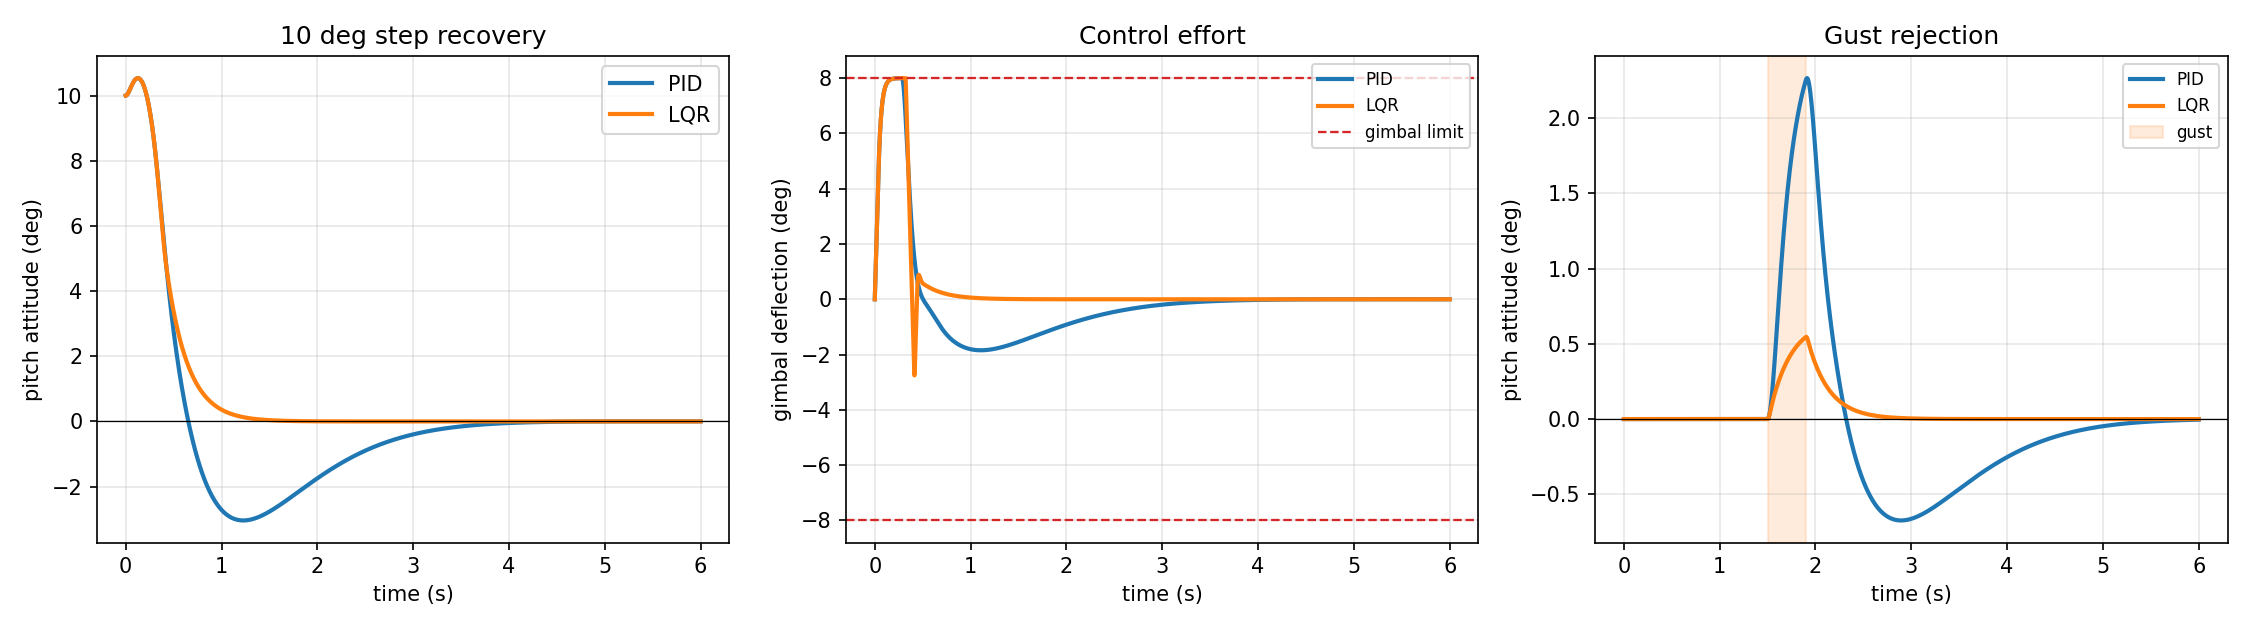

Write the Python code that produced this figure.
"""
Flight dynamics simulator - Step 6
Closed-loop attitude control. PID first, then LQR on a linearized model.

The vehicle so far is passively stable: fins drag the nose back into the
wind and that is the only thing holding attitude. Here we add a thrust
vector control gimbal and command the attitude directly.

WHY THIS IS HARDER THAN IT LOOKS
    A fin-stabilized rocket has a restoring moment that fights you. A
    TVC rocket generally does not - it is an inverted pendulum on a
    thrust vector, unstable open-loop, and the controller is the only
    thing keeping it pointed. Turn the loop off and it falls over. TEST 1
    demonstrates exactly that.

WHAT GETS MODELLED HONESTLY
    Real actuators are not ideal. Three limits matter and all three are
    here, because a controller tuned without them will look excellent in
    simulation and fail on hardware:
      - deflection limit      (the gimbal only moves so far)
      - rate limit            (it only moves so fast)
      - first-order lag       (it does not move instantly)
    TEST 4 shows a gain that is stable with an ideal actuator going
    unstable once the lag is included.

Run:  python step6_control.py
"""

import numpy as np
import matplotlib.pyplot as plt

G0 = 9.80665


# ======================================================================
# Plant: pitch-plane rigid body on a gimballed motor
# ======================================================================
# Reduced to the pitch plane, which is where control design actually
# happens. State:
#
#   [0] theta      pitch attitude          (rad)
#   [1] theta_dot  pitch rate              (rad/s)
#   [2] delta      actual gimbal angle     (rad)
#
# The gimbal is a state, not an input, because it lags the command.

class Vehicle:
    def __init__(self, mass=25.0, inertia=12.0, thrust=600.0,
                 l_gimbal=1.10, l_cp=-0.30, cn_alpha=11.0,
                 area=0.0230, rho=1.150, speed=90.0):
        self.mass = mass
        self.inertia = inertia          # pitch inertia about CG, kg m^2
        self.thrust = thrust            # N
        self.l_gimbal = l_gimbal        # CG to gimbal, m (positive = aft)
        self.l_cp = l_cp                # CG to CP, m (negative = CP fwd, unstable)
        self.cn_alpha = cn_alpha
        self.area = area
        self.rho = rho
        self.speed = speed

    @property
    def q_dyn(self):
        return 0.5 * self.rho * self.speed ** 2

    @property
    def control_authority(self):
        """Angular acceleration per radian of gimbal, 1/s^2."""
        return self.thrust * self.l_gimbal / self.inertia

    @property
    def aero_moment(self):
        """
        Angular acceleration per radian of attitude error, 1/s^2.

        Positive means DEstabilizing. With the CP forward of the CG this is
        positive, and the open-loop system has a real positive eigenvalue -
        an inverted pendulum.
        """
        return -(self.q_dyn * self.area * self.cn_alpha * self.l_cp) / self.inertia

    def open_loop_eigenvalues(self):
        """Eigenvalues of the 2-state attitude dynamics, ignoring actuator."""
        A = np.array([[0.0, 1.0], [self.aero_moment, 0.0]])
        return np.linalg.eigvals(A)

    def state_matrices(self, tau):
        """
        Continuous-time A, B for the 3-state plant including actuator lag.

            theta_ddot = aero_moment * theta - control_authority * delta
            delta_dot  = (delta_cmd - delta) / tau
        """
        A = np.array([
            [0.0, 1.0, 0.0],
            [self.aero_moment, 0.0, -self.control_authority],
            [0.0, 0.0, -1.0 / tau],
        ])
        B = np.array([[0.0], [0.0], [1.0 / tau]])
        return A, B


class Actuator:
    """Gimbal with deflection limit, rate limit, and first-order lag."""

    def __init__(self, max_deflection_deg=8.0, max_rate_deg_s=120.0,
                 tau=0.030, ideal=False):
        self.max_deflection = np.radians(max_deflection_deg)
        self.max_rate = np.radians(max_rate_deg_s)
        self.tau = tau
        self.ideal = ideal

    def clamp(self, delta_cmd):
        return float(np.clip(delta_cmd, -self.max_deflection,
                             self.max_deflection))

    def derivative(self, delta, delta_cmd):
        """
        Rate of change of actual deflection toward the commanded one.

        An earlier version modelled the ideal actuator as a 1 microsecond
        time constant. That is a stiff ODE - eigenvalue -1e6 against a 1 ms
        timestep - and RK4 cannot integrate it. The ideal case appeared to
        diverge at every gain, which looked like a physics result and was
        pure numerical blowup. The ideal actuator is now handled by setting
        the deflection directly rather than integrating toward it.
        """
        rate = (self.clamp(delta_cmd) - delta) / self.tau
        return float(np.clip(rate, -self.max_rate, self.max_rate))


# ======================================================================
# Controllers
# ======================================================================

class PID:
    def __init__(self, kp, ki, kd, integral_limit=0.5):
        self.kp, self.ki, self.kd = kp, ki, kd
        self.integral_limit = integral_limit
        self.reset()

    def reset(self):
        self.integral = 0.0

    def command(self, error, error_rate, dt):
        # Clamping the integral is not optional. Without it, a saturated
        # actuator lets the integral wind up and the vehicle overshoots
        # wildly on recovery.
        self.integral = float(np.clip(self.integral + error * dt,
                                      -self.integral_limit,
                                      self.integral_limit))
        return self.kp * error + self.ki * self.integral + self.kd * error_rate


class LQR:
    """
    Infinite-horizon LQR. Solves the continuous algebraic Riccati equation
    by integrating the Riccati differential equation backwards to steady
    state - no scipy needed, and it makes the mechanism visible.

    LQR is not magic. It trades state error against control effort using
    weights you choose, so the design work moves from tuning three gains by
    feel to picking Q and R by what you actually care about.
    """

    def __init__(self, A, B, Q, R):
        self.K = self._solve(A, B, Q, R)

    @staticmethod
    def _solve(A, B, Q, R, dt=1e-4, max_steps=200000, tol=1e-11):
        P = np.array(Q, dtype=float)
        Rinv = np.linalg.inv(np.atleast_2d(R))
        for i in range(max_steps):
            P_dot = A.T @ P + P @ A - P @ B @ Rinv @ B.T @ P + Q
            step = dt * P_dot
            P = P + step
            # Convergence on the increment, checked every step. Cheap for a
            # 3x3 and it stops as soon as the Riccati equation balances.
            if np.max(np.abs(step)) < tol * dt / 1e-4:
                break
        else:
            raise RuntimeError("Riccati iteration did not converge")
        return Rinv @ B.T @ P

    def command(self, state):
        return float(np.ravel(-(self.K @ state))[0])


# ======================================================================
# Simulation
# ======================================================================

def simulate(vehicle, actuator, controller, theta0_deg=10.0,
             t_end=6.0, dt=0.001, disturbance=None, kind="pid",
             target_deg=0.0):
    theta = np.radians(theta0_deg)
    theta_dot = 0.0
    delta = 0.0
    target = np.radians(target_deg)

    if kind == "pid":
        controller.reset()

    n = int(t_end / dt)
    log = np.zeros((n + 1, 5))   # t, theta, theta_dot, delta, delta_cmd

    for i in range(n + 1):
        t = i * dt
        # Sign convention matters here and it is easy to get backwards.
        # The plant is  theta_ddot = aero*theta - authority*delta, so a
        # POSITIVE gimbal deflection produces a NEGATIVE pitch moment. To
        # correct a positive attitude error we therefore need a positive
        # delta, which means the error fed to the controller is
        # (theta - target), not (target - theta). Getting this backwards
        # turns the loop into positive feedback and the vehicle departs
        # faster than it would with no controller at all.
        error = theta - target

        if kind == "pid":
            delta_cmd = controller.command(error, theta_dot, dt)
        else:
            delta_cmd = controller.command(np.array([theta - target,
                                                     theta_dot, delta]))

        log[i] = [t, theta, theta_dot, delta, delta_cmd]
        if i == n:
            break

        dist = disturbance(t) if disturbance else 0.0

        def deriv(state):
            th, thd, dl = state
            if actuator.ideal:
                dl = actuator.clamp(delta_cmd)     # no lag: tracks exactly
            thdd = (vehicle.aero_moment * th
                    - vehicle.control_authority * dl
                    + dist)
            ddl = 0.0 if actuator.ideal else actuator.derivative(dl, delta_cmd)
            return np.array([thd, thdd, ddl])

        s = np.array([theta, theta_dot, delta])
        k1 = deriv(s)
        k2 = deriv(s + dt / 2 * k1)
        k3 = deriv(s + dt / 2 * k2)
        k4 = deriv(s + dt * k3)
        theta, theta_dot, delta = s + dt / 6 * (k1 + 2 * k2 + 2 * k3 + k4)
        if actuator.ideal:
            delta = actuator.clamp(delta_cmd)
        delta = float(np.clip(delta, -actuator.max_deflection,
                              actuator.max_deflection))

    return log


def metrics(log, target_deg=0.0):
    t = log[:, 0]
    theta = np.degrees(log[:, 1])
    target = target_deg
    err = np.abs(theta - target)
    initial = abs(theta[0] - target)

    band = max(0.02 * initial, 0.1)
    settled = float("nan")          # nan = never settled inside the window
    for i in range(len(t) - 1, -1, -1):
        if err[i] > band:
            if i + 1 < len(t):
                settled = t[i + 1]
            break
    else:
        settled = t[0]

    overshoot = 0.0
    if initial > 1e-9:
        beyond = theta - target
        if beyond[0] > 0:
            overshoot = max(0.0, -beyond.min()) / initial * 100
        else:
            overshoot = max(0.0, beyond.max()) / initial * 100

    return dict(settling_time=settled,
                overshoot_pct=overshoot,
                max_gimbal_deg=np.degrees(np.abs(log[:, 3]).max()),
                final_error_deg=err[-1],
                diverged=bool(err[-1] > initial or not np.isfinite(err[-1])))


# ======================================================================
# TESTS
# ======================================================================

def test_open_loop_unstable():
    """The plant must be unstable, otherwise the controller proves nothing."""
    print("TEST 1 - open-loop plant is unstable (inverted pendulum)")
    v = Vehicle()
    eig = v.open_loop_eigenvalues()
    print(f"  aero moment coefficient : {v.aero_moment:+.3f} 1/s^2  "
          f"(positive = destabilizing)")
    print(f"  open-loop eigenvalues   : {eig[0]:+.4f}, {eig[1]:+.4f}")
    print(f"  time to double amplitude: {np.log(2)/max(eig.real):.3f} s")

    # Let it run with the loop open.
    zero = PID(0, 0, 0)
    log = simulate(v, Actuator(), zero, theta0_deg=2.0, t_end=3.0)
    print(f"  2 deg initial tilt -> {np.degrees(log[-1,1]):.1f} deg after 3 s")
    assert max(eig.real) > 0, "plant should have an unstable eigenvalue"
    assert abs(np.degrees(log[-1, 1])) > 20, "should diverge without control"
    print("  PASS - it falls over on its own, so the loop is doing real work\n")


def test_pid_stabilizes():
    print("TEST 2 - PID holds attitude")
    v = Vehicle()
    # kp must exceed aero_moment/control_authority = 0.54 for static
    # stability. kp=6 commands 60 deg of gimbal on a 10 deg error and
    # spends the whole transient saturated against an 8 deg limit.
    pid = PID(kp=1.5, ki=0.9, kd=0.35)
    log = simulate(v, Actuator(), pid, theta0_deg=10.0, t_end=6.0)
    m = metrics(log)
    st = m["settling_time"]
    print(f"  settling time (2%)   : "
          + ("did not settle in window" if np.isnan(st) else f"{st:.3f} s"))
    print(f"  overshoot            : {m['overshoot_pct']:.1f} %")
    print(f"  peak gimbal          : {m['max_gimbal_deg']:.2f} deg "
          f"of 8.00 available")
    print(f"  final error          : {m['final_error_deg']:.4f} deg")
    assert not m["diverged"], "PID should stabilize"
    assert m["final_error_deg"] < 0.5, "should settle near zero"
    print("  PASS\n")
    return log


def test_lqr_stabilizes():
    print("TEST 3 - LQR on the linearized plant")
    v = Vehicle()
    act = Actuator()
    A, B = v.state_matrices(act.tau)

    # Q penalizes state error, R penalizes control effort. Weighting
    # attitude 100x rate says "I care about pointing, not about how
    # smoothly I get there."
    Q = np.diag([400.0, 20.0, 1.0])
    R = np.array([[1.0]])
    lqr = LQR(A, B, Q, R)
    print(f"  gain matrix K        : [{lqr.K[0,0]:7.3f} {lqr.K[0,1]:7.3f} "
          f"{lqr.K[0,2]:7.3f}]")

    closed = A - B @ lqr.K
    eig = np.linalg.eigvals(closed)
    print(f"  closed-loop eigenvalues:")
    for e in eig:
        print(f"      {e:+.4f}")
    assert np.all(np.real(eig) < 0), "closed loop must be stable"

    log = simulate(v, act, lqr, theta0_deg=10.0, t_end=6.0, kind="lqr")
    m = metrics(log)
    st = m["settling_time"]
    print(f"  settling time (2%)   : "
          + ("did not settle in window" if np.isnan(st) else f"{st:.3f} s"))
    print(f"  overshoot            : {m['overshoot_pct']:.1f} %")
    print(f"  peak gimbal          : {m['max_gimbal_deg']:.2f} deg")
    assert not m["diverged"], "LQR should stabilize"
    print("  PASS\n")
    return log


def test_actuator_lag_matters():
    """
    The point of this test: a gain that looks fine with a perfect actuator
    can be unstable with a real one. Neglecting lag is how a controller
    passes simulation and breaks hardware.
    """
    print("TEST 4 - actuator lag changes what is stable")
    v = Vehicle()
    print(f"  {'kp':>6} {'ideal actuator':>18} {'30 ms lag':>18}")

    found_divergence = False
    for kp in [2.0, 10.0, 30.0, 60.0, 120.0, 240.0]:
        ideal = simulate(v, Actuator(ideal=True), PID(kp, 0.0, 1.6),
                         theta0_deg=5.0, t_end=5.0)
        real = simulate(v, Actuator(tau=0.030), PID(kp, 0.0, 1.6),
                        theta0_deg=5.0, t_end=5.0)
        mi, mr = metrics(ideal), metrics(real)
        si = "diverged" if mi["diverged"] else f"{mi['final_error_deg']:.3f} deg"
        sr = "diverged" if mr["diverged"] else f"{mr['final_error_deg']:.3f} deg"
        print(f"  {kp:>6.1f} {si:>18} {sr:>18}")
        if not mi["diverged"] and mr["diverged"]:
            found_divergence = True

    assert found_divergence, ("expected some gain that is stable ideally but "
                              "unstable with lag")
    print("  There is a gain that is stable with a perfect actuator and")
    print("  unstable with a 30 ms one. Tune against the real actuator.\n")


def test_disturbance_rejection():
    print("TEST 5 - wind gust rejection")
    v = Vehicle()

    def gust(t):
        # 0.4 s gust starting at t = 1.5 s, 3 rad/s^2 of angular accel.
        return 3.0 if 1.5 <= t < 1.9 else 0.0

    results = {}
    for name, ctrl, kind in [
        ("PID", PID(kp=1.5, ki=0.9, kd=0.35), "pid"),
        ("LQR", LQR(*v.state_matrices(0.030),
                    np.diag([400.0, 20.0, 1.0]), np.array([[1.0]])), "lqr"),
    ]:
        log = simulate(v, Actuator(), ctrl, theta0_deg=0.0, t_end=6.0,
                       disturbance=gust, kind=kind)
        peak = np.degrees(np.abs(log[:, 1]).max())
        final = abs(np.degrees(log[-1, 1]))
        results[name] = (log, peak, final)
        print(f"  {name}: peak excursion {peak:5.2f} deg, "
              f"recovered to {final:.3f} deg")
        assert final < 0.5, f"{name} should recover from the gust"

    print("  PASS\n")
    return results


# ======================================================================

def plot_all(pid_log, lqr_log, gust_results):
    fig, axes = plt.subplots(1, 3, figsize=(15, 4.2))

    axes[0].plot(pid_log[:, 0], np.degrees(pid_log[:, 1]), lw=2, label="PID")
    axes[0].plot(lqr_log[:, 0], np.degrees(lqr_log[:, 1]), lw=2, label="LQR")
    axes[0].axhline(0, color="k", lw=0.6)
    axes[0].set_xlabel("time (s)")
    axes[0].set_ylabel("pitch attitude (deg)")
    axes[0].set_title("10 deg step recovery")
    axes[0].legend()
    axes[0].grid(alpha=0.3)

    axes[1].plot(pid_log[:, 0], np.degrees(pid_log[:, 3]), lw=2, label="PID")
    axes[1].plot(lqr_log[:, 0], np.degrees(lqr_log[:, 3]), lw=2, label="LQR")
    axes[1].axhline(8, ls="--", lw=1.1, color="tab:red", label="gimbal limit")
    axes[1].axhline(-8, ls="--", lw=1.1, color="tab:red")
    axes[1].set_xlabel("time (s)")
    axes[1].set_ylabel("gimbal deflection (deg)")
    axes[1].set_title("Control effort")
    axes[1].legend(fontsize=8)
    axes[1].grid(alpha=0.3)

    for name, (log, _, _) in gust_results.items():
        axes[2].plot(log[:, 0], np.degrees(log[:, 1]), lw=2, label=name)
    axes[2].axvspan(1.5, 1.9, alpha=0.15, color="tab:orange", label="gust")
    axes[2].axhline(0, color="k", lw=0.6)
    axes[2].set_xlabel("time (s)")
    axes[2].set_ylabel("pitch attitude (deg)")
    axes[2].set_title("Gust rejection")
    axes[2].legend(fontsize=8)
    axes[2].grid(alpha=0.3)

    fig.tight_layout()
    fig.savefig("step6_control.png", dpi=150)
    print("Saved step6_control.png")


if __name__ == "__main__":
    v = Vehicle()
    print("PLANT")
    print(f"  mass {v.mass} kg, pitch inertia {v.inertia} kg m^2")
    print(f"  thrust {v.thrust} N at {v.l_gimbal} m from CG")
    print(f"  control authority : {v.control_authority:.2f} 1/s^2 per rad")
    print(f"  aero moment       : {v.aero_moment:+.2f} 1/s^2 per rad\n")

    test_open_loop_unstable()
    pid_log = test_pid_stabilizes()
    lqr_log = test_lqr_stabilizes()
    test_actuator_lag_matters()
    gust = test_disturbance_rejection()
    plot_all(pid_log, lqr_log, gust)
